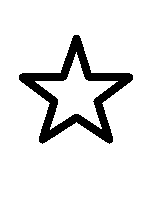
#> input picture grafika/gwiazdka.bmp, 150 x 200 px
$ python lab3.py
#> lines starting #> are read from the running program, lines starting #| are printed output that depends on the picture; after the words box and inside, x2 and y2 are one past the last pixel; in counts of white or black regions, pixels touching at a corner belong together
#> further down, gwiazdka is the input picture: PIL image 150x200 1; 89.7% white; 1 black region, box (x1, y1, x2, y2) and area: (19, 35, 133, 144) 3079
from PIL import Image
import numpy as np


# [107 lines of commented-out code are left out]
def koloruj_w_paski(obraz, grub):
#> called with grub = 3
    t_obraz = np.asarray(obraz)
    h, w = t_obraz.shape
#> h = 200; w = 150
    t = (h, w, 3)
#> t = (200, 150, 3)
    tab = np.ones(t, dtype=np.uint8)

    for i in range(h):
        #kolor paskow przechodzi po rgb. Na podstawie wyniku i//grub % 3 wybierany jest kolor
        color = [0, 0, 0]
        color[(i // grub) % 3] = 255
        for j in range(w):
            if not t_obraz[i, j]:
                tab[i, j] = color
            else:
                tab[i, j] = [255, 255, 255]
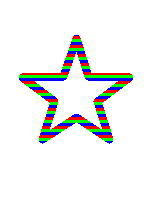
#> tab: shape (200, 150, 3); mean of channels 0, 1, 2 237.2, 237.8, 237.6; drawn as R, G, B
    return Image.fromarray(tab)

gwiazdka = Image.open("gwiazdka.bmp")
obraz3 = koloruj_w_paski(gwiazdka, 3)
obraz3.show()

obraz3.save("gwiazdka_kolor.png")
obraz3.save("gwiazdka_kolor.jpg")
#PNG to format bezstratny — zapisuje dokładnie te same wartości pikseli (kolory, jasność itd.).
#JPG (JPEG) to format stratny — podczas kompresji usuwa część informacji o kolorach, żeby plik był mniejszy.


######################ZAD4################################
###RGB ma zakres do 255 wiec w przypadku 324 wartosc jest zawijana (324%256) = 72
### tak samo dla -24 (-24 % 256) = 232
